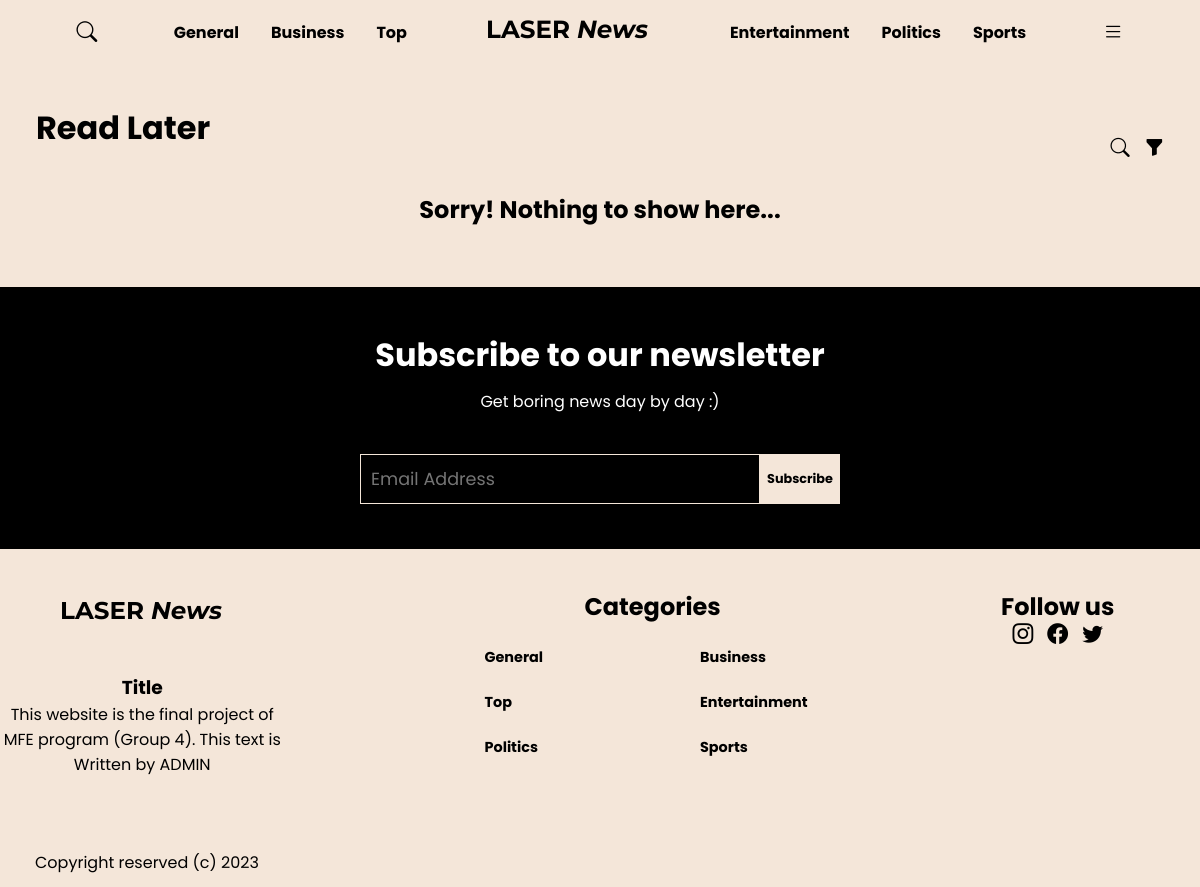
The page /read_later/ (signed in) on the database its author committed.
### news/models.py (models this page shows, shortened)
class Category(models.Model):
    name = models.CharField(max_length=100, null=True)
    is_active = models.BooleanField(default=False)
    class Meta:
        verbose_name_plural = "Categories"
    def __str__(self) -> str:
        return f"{self.name}"

class CMS(models.Model):
    logo = models.URLField()
    footer_title = models.CharField(max_length=50)
    footer_description = models.CharField(max_length=150)
    category1 = models.ForeignKey(Category, on_delete=models.CASCADE, related_name="featured_category1")
    category2 = models.ForeignKey(Category, on_delete=models.CASCADE, related_name="featured_category2")
    category3 = models.ForeignKey(Category, on_delete=models.CASCADE, related_name="featured_category3")
    category4 = models.ForeignKey(Category, on_delete=models.CASCADE, related_name="featured_category4")
    category5 = models.ForeignKey(Category, on_delete=models.CASCADE, related_name="featured_category5")
    category6 = models.ForeignKey(Category, on_delete=models.CASCADE, related_name="featured_category6")
    instagram_url = models.URLField(default=None)
    facebook_url = models.URLField(default=None)
    twitter_url = models.URLField(default=None)
    class Meta:
        verbose_name_plural = "CMS"

### news/views.py (the view)
# urls.py: path("read_later/", read_later),
@authenticated_required
def read_later(request):
    read_later = ReadLater.objects.filter(user=request.user, is_removed=False, news__is_archived=False, news__news_author__is_active=True,
                                          news__news_provider__is_active=True).values_list("news_id", flat=True)
    read_later_news = News.objects.filter(id__in=read_later)
    for article in read_later_news:
        article.readLater = True
    return render(
        request,
        "news_list.html",
        {
            **_common_vars(request.user.is_anonymous),
            "news": _news_to_json(read_later_news),
            "title": "Read Later"
        },
    )

### news/views.py (called while the page is built)
def authenticated_required(function=None, redirect_url="login"):
    actual_decorator = user_passes_test(
        lambda u: u.is_authenticated, login_url=redirect_url
    )
    if function:
        return actual_decorator(function)
    return actual_decorator

def _common_vars(is_anonymous) -> dict:
    return {
        "is_authenticated": not is_anonymous,
        "selected_categories": [
            CMS.objects.first().category1,
            CMS.objects.first().category2,
            CMS.objects.first().category3,
            CMS.objects.first().category4,
            CMS.objects.first().category5,
            CMS.objects.first().category6,
        ],
        "all_categories": Category.objects.all().filter(is_active=True),
        "cms": {
            "logo": CMS.objects.first().logo,
            "title": CMS.objects.first().footer_title,
            "description": CMS.objects.first().footer_description,
            "facebook": CMS.objects.first().facebook_url,
            "instagram": CMS.objects.first().instagram_url,
            "twitter": CMS.objects.first().twitter_url,
        },
    }

def _news_to_json(news) -> str:
    return dumps([_encode_article(article) for article in set(news)])

### templates/news_list.html
{% extends '__base.html' %}
{% load static %}
{% block content %}
    {% include "components/dynamic-articles-section.html" %}
{% endblock %}

### templates/__base.html (shortened to what this page needs)
{% load static %}
<!DOCTYPE html>
<html lang="en">
<head>
    <link href="https://cdn.jsdelivr.net/npm/bootstrap-icons@1.3.0/font/bootstrap-icons.css" rel="stylesheet">
    <link rel="stylesheet" href="{% static 'css/style.css' %}">
    <link rel="stylesheet" href="https://cdn.jsdelivr.net/npm/swiper/swiper-bundle.min.css"/>
</head>
<body>
{% include "components/header.html" %}
{% block content %}
{% endblock %}
{% include "components/footer.html" %}
</body>
</html>

### templates/components/header.html (shortened to what this page needs)
{% load static %}
<header>
    <div class="header">
        <div id="search-btn">
            <i class="bi bi-search search-icon"></i>
        </div>
        <div class="categories-cont">
            <div class="category">
                <h4><a href="/category/{{ selected_categories.0 }}">{{ selected_categories.0 }}</a></h4>
            </div>
            <div class="category">
                <h4><a href="/category/{{ selected_categories.1 }}">{{ selected_categories.1 }}</a></h4>
            </div>
            <div class="category">
                <h4><a href="/category/{{ selected_categories.2 }}">{{ selected_categories.2 }}</a></h4>
            </div>
        </div>
        <a class="logo-cont" href="/">
            <img class="logo-svg" src="{% static 'svgs/logo.svg' %}" alt="our very nice logo ;)">
        </a>
        <div class="categories-cont">
            <div class="category">
                <h4><a href="/category/{{ selected_categories.3 }}">{{ selected_categories.3 }}</a></h4>
            </div>
            <div class="category">
                <h4><a href="/category/{{ selected_categories.4 }}">{{ selected_categories.4 }}</a></h4>
            </div>
            <div class="category">
                <h4><a href="/category/{{ selected_categories.5 }}">{{ selected_categories.5 }}</a></h4>
            </div>
        </div>
        <div id="menu-btn">
            <i class="bi bi-list"></i>
        </div>
    </div>
</header>

### templates/components/dynamic-articles-section.html (shortened to what this page needs)
<section class="articles-display-section">
    <div class="articles-display-top">
        <h1>{{ title }}</h1>
        <div class="articles-display-btns">
            <div><i class="bi bi-search client-search-btn"></i></div>
            <div><i class="bi bi-funnel-fill client-filter-btn"></i></div>
        </div>
    </div>
    <div
        class="articles-section {% if title == 'History' %} history-dynamic-article-section {% else %} dynamic-article-section {% endif %}">
    </div>
</section>

### templates/components/footer.html (shortened to what this page needs)
{% load static %}
<footer>
    <div class="subscribe-section">
        <h1 class="subscribe-text">Subscribe to our newsletter</h1>
        <p class="subscribe-subtext">Get boring news day by day :)</p>
        <div class="form-container">
            <input type="text" placeholder="Email Address" id="email-input" class="email-input" style="background-color:black;">
            <button id="subscribe-button" class="subscribe-button">Subscribe</button>
        </div>
    </div>
    <div class="info-section">
        <div class="container">
            <div class="col-1">
                <img class="logo-svg" src="{% static 'svgs/logo.svg' %}" alt="our very nice logo ;)">
                <p class="logo-text">
                <h3>{{ cms.title }}</h3>
                {{ cms.description }}
                </p>
                <p class="copyright-text">Copyright reserved (c) 2023</p>
            </div>
            <div class="category-container">
                <h2 class="category-text">Categories</h2>
                <div class="category">
                    <h4><a href="#">{{ selected_categories.0 }}</a></h4>
                </div>
                <div class="category">
                    <h4><a href="#">{{ selected_categories.1 }}</a></h4>
                </div>
                <div class="category">
                    <h4><a href="#">{{ selected_categories.2 }}</a></h4>
                </div>
                <div class="category">
                    <h4><a href="#">{{ selected_categories.3 }}</a></h4>
                </div>
                <div class="category">
                    <h4><a href="#">{{ selected_categories.4 }}</a></h4>
                </div>
                <div class="category">
                    <h4><a href="#">{{ selected_categories.5 }}</a></h4>
                </div>
            </div>
            <div class="col-3">
                <h2>Follow us</h2>
                <div class="social-icons">
                    <a href="{{ cms.instagram }}"><i class="bi bi-instagram"></i></a>
                    <a href="{{ cms.facebook }}"><i class="bi bi-facebook"></i></a>
                    <a href="{{ cms.twitter }}"><i class="bi bi-twitter"></i></a>
                </div>
            </div>
        </div>
    </div>
</footer>

### static/css/style.css (style rules this page uses)
:root { --main-bg-color: #F4E6D9; --main-font-color: #000; --accent-color: #FACA9D; }
* { margin: 0; padding: 0; box-sizing: border-box; font-family: 'Poppins', sans-serif; }
html { background-color: var(--main-bg-color); overflow-x: hidden; }
i { display: flex; align-items: center; justify-content: center; }
.logo-svg { width: 170px; }
.header { margin-top: 1vh; display: flex; justify-content: space-evenly; align-items: center; height: 6vh; }
.categories-cont { display: flex; justify-content: space-between; align-items: center; gap: 2rem; }
.category a { text-decoration: none; text-transform: capitalize; color: var(--main-font-color); }
header i { font-size: 1.3rem; color: var(--main-font-color); }
header .logo-cont { cursor: pointer; }
.articles-section { width: 100%; display: flex; justify-content: space-between; flex-wrap: wrap; align-items: flex-start; flex-direction: row; gap: 1vh; }
.articles-display-section { margin-top: 6vh; position: relative; display: flex; justify-content: center; align-items: flex-start; flex-direction: column; margin-left: 3vw; margin-right: 3vw; }
.articles-display-section h1 { margin-bottom: 5vh; display: flex; justify-content: center; align-items: center; text-transform: capitalize; font-size: 2rem; }
.articles-display-top { width: 100%; display: flex; justify-content: space-between; }
.articles-display-section .articles-display-btns { display: flex; align-items: center; gap: 15px; position: relative; }
.articles-display-section .articles-display-btns i { font-size: 1.2rem; }
footer { margin-top: 60px; display: flex; flex-wrap: wrap; position: relative; min-height: 600px; }
.subscribe-section { background-color: black; color: white; width: 100vw; text-align: center; display: flex; justify-content: center; align-items: center; flex-direction: column; gap: 10px; }
.subscribe-subtext { margin-bottom: 30px; }
.info-section { margin-top: 5vh; background-color: var(--main-bg-color); color: black; width: 100%; display: flex; }
.form-container { display: flex; justify-content: center; align-items: center; }
.email-input { height: 50px; width: 400px; padding: 5px 10px; color: white; border: 1px solid var(--main-bg-color); font-size: 1.1rem; }
.subscribe-button { background-color: var(--main-bg-color); width: 80px; height: 50px; padding: 5px; border: 1px solid var(--main-bg-color); font-size: 0.8rem; font-weight: bold; color: black; transition: all 0.6s ease; cursor: pointer; }
.container { display: flex; width: 100%; }
.col-1, .col-3 { width: 33%; text-align: center; }
.logo-text { font-size: 1.2em; line-height: 1.5; word-wrap: break-word; margin-top: 35px; }
.copyright-text { position: absolute; bottom: 12px; left: 35px; }
footer .social-icons { display: flex; justify-content: center; align-items: center; }
footer .social-icons a { margin: 0 7px; text-decoration: none; color: black; }
footer .social-icons i { font-size: 1.3rem; }
footer .category-container { width: 50%; float: left; margin-left: 200px; }
footer .category { width: 50%; float: left; margin-top: 20px; }
footer .category a { font-size: 0.9rem; }
.category-text { margin-left: 100px; }

### rows shown on the page
Category: name "General"
Category: name "Business"
Category: name "Top"
Category: name "Entertainment"
Category: name "Politics"
Category: name "Sports"
CMS: title "Title", description "This website is the final project of MFE program (Group 4). This text is Written by ADMIN"

### other values the page prints
{{ title }} "Read Later"
